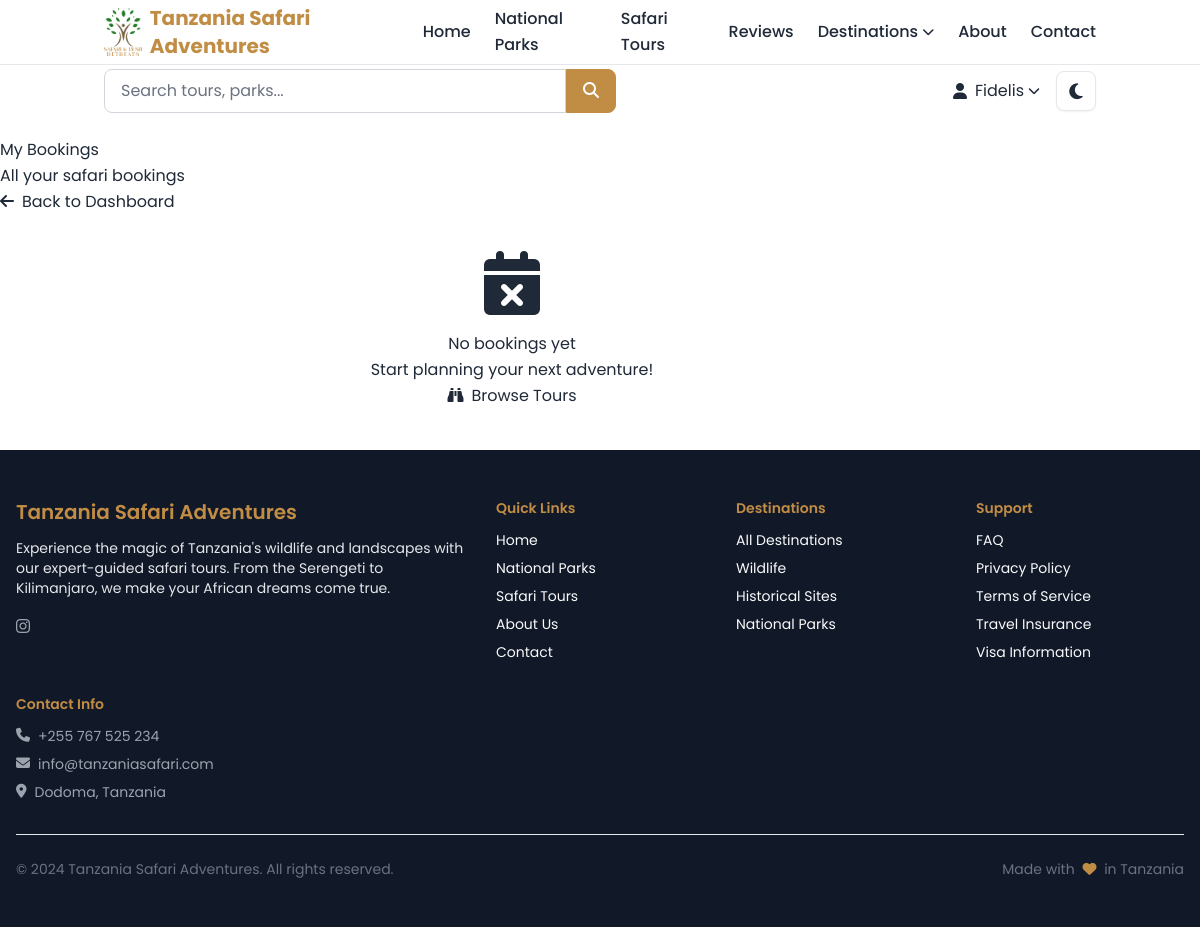
/accounts/bookings/ (signed in), run on an earlier commit of the app's database.
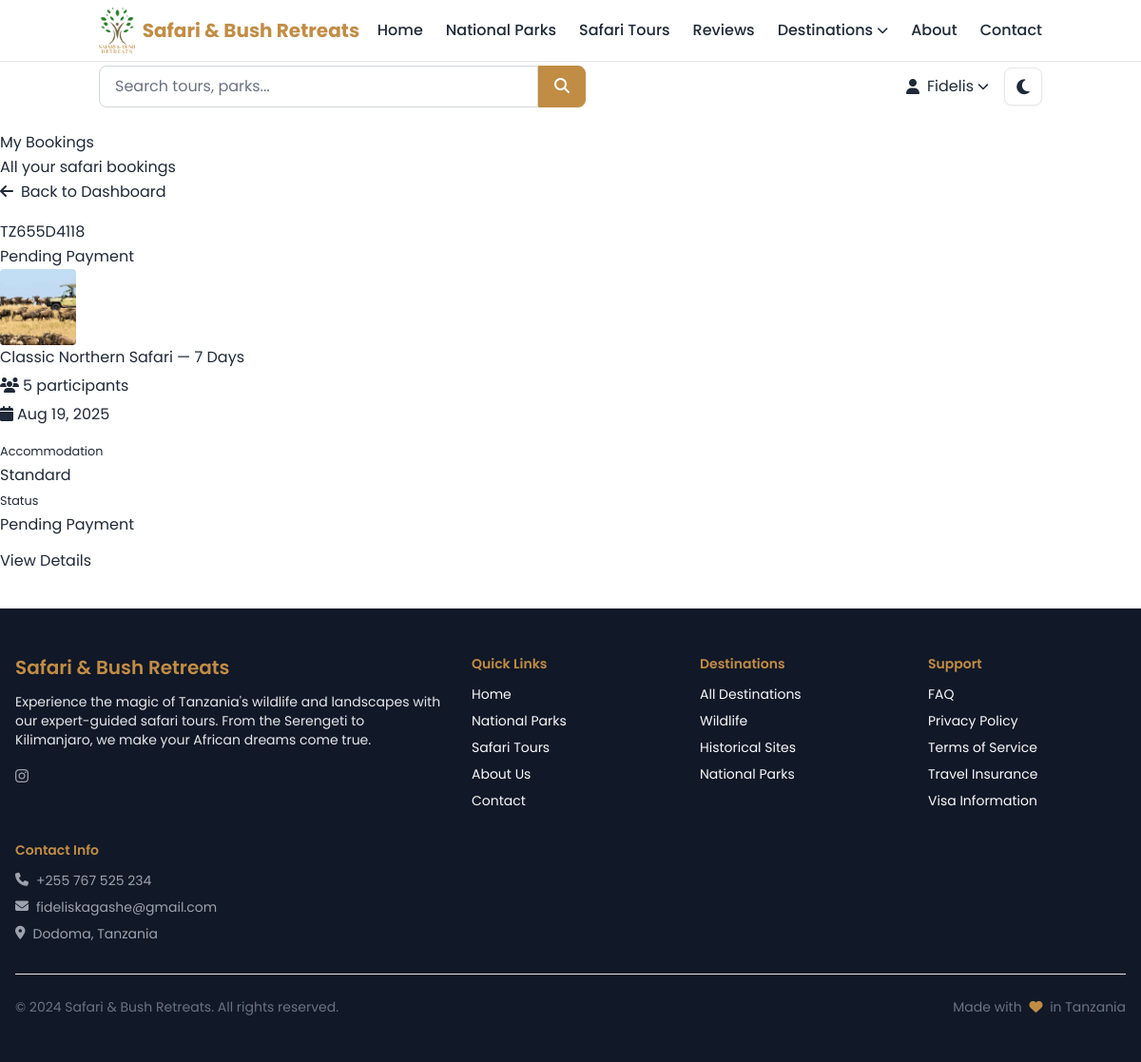
And on a later commit of the database.
### core/models.py (models this page shows, shortened)
class SiteSettings(models.Model):
    site_name = models.CharField(max_length=100, default="Tanzania Safari Adventures")
    site_description = models.TextField(default="Discover Tanzania's wildlife and national parks")
    contact_email = models.EmailField(default="info@tanzaniasafari.com")
    contact_phone = models.CharField(max_length=20, default="+255 123 456 789")
    address = models.TextField(default="Arusha, Tanzania")
    facebook_url = models.URLField(blank=True)
    twitter_url = models.URLField(blank=True)
    instagram_url = models.URLField(blank=True)
    youtube_url = models.URLField(blank=True)
    meta_keywords = models.TextField(blank=True)
    google_analytics_id = models.CharField(max_length=50, blank=True)
    created_at = models.DateTimeField(auto_now_add=True)
    updated_at = models.DateTimeField(auto_now=True)
    class Meta:
        db_table = 'core_sitesettings'
        verbose_name = 'Site Settings'
        verbose_name_plural = 'Site Settings'

### bookings/models.py (models this page shows, shortened)
class Booking(models.Model):
    BOOKING_STATUS = [
        ('pending', 'Pending Payment'),
        ('confirmed', 'Confirmed'),
        ('cancelled', 'Cancelled'),
        ('completed', 'Completed'),
        ('refunded', 'Refunded'),
    ]
    booking_reference = models.CharField(max_length=20, unique=True)
    user = models.ForeignKey(User, on_delete=models.CASCADE, related_name='bookings')
    tour_package = models.ForeignKey(TourPackage, on_delete=models.CASCADE, related_name='bookings')
    tour_availability = models.ForeignKey(TourAvailability, on_delete=models.CASCADE, related_name='bookings')
    number_of_participants = models.IntegerField(validators=[MinValueValidator(1)])
    accommodation_type = models.CharField(
        max_length=20,
        choices=[
            ('budget', 'Budget'),
            ('standard', 'Standard'),
            ('luxury', 'Luxury')
        ],
        default='standard'
    )
    booking_status = models.CharField(max_length=15, choices=BOOKING_STATUS, default='pending')
    special_requirements = models.TextField(blank=True)
    dietary_requirements = models.TextField(blank=True)
    contact_name = models.CharField(max_length=100, blank=True)
    contact_email = models.EmailField(blank=True)
    contact_phone = models.CharField(max_length=20, blank=True, null=True)
    created_at = models.DateTimeField(auto_now_add=True)
    updated_at = models.DateTimeField(auto_now=True)
    confirmed_at = models.DateTimeField(blank=True, null=True)
    class Meta:
        db_table = 'bookings_booking'
        verbose_name = 'Booking'
        verbose_name_plural = 'Bookings'
        ordering = ['-created_at']

### tours/models.py (models this page shows, shortened)
class TourPackage(models.Model):
    DIFFICULTY_LEVELS = [
        ('easy', 'Easy'),
        ('moderate', 'Moderate'),
        ('challenging', 'Challenging'),
        ('extreme', 'Extreme'),
    ]
    TOUR_CATEGORIES = [
        ('safari', 'Wildlife Safari'),
        ('trekking', 'Mountain Trekking'),
        ('cultural', 'Cultural Experience'),
        ('beach', 'Beach & Marine'),
        ('adventure', 'Adventure'),
        ('photography', 'Photography Tour'),
        ('birding', 'Bird Watching'),
        ('honeymoon', 'Honeymoon Package'),
        ('family', 'Family Safari'),
        ('luxury', 'Luxury Experience'),
    ]
    ACCOMMODATION_TYPES = [
        ('camping', 'Camping'),
        ('lodge', 'Safari Lodge'),
        ('hotel', 'Hotel'),
        ('tented_camp', 'Tented Camp'),
        ('luxury_camp', 'Luxury Camp'),
        ('mobile_camp', 'Mobile Camp'),
    ]
    title = models.CharField(max_length=200)
    slug = models.SlugField(max_length=220, unique=True)
    subtitle = models.CharField(max_length=300, blank=True)
    category = models.CharField(max_length=20, choices=TOUR_CATEGORIES)
    duration_days = models.IntegerField(validators=[MinValueValidator(1)])
    duration_nights = models.IntegerField(validators=[MinValueValidator(0)])
    difficulty_level = models.CharField(max_length=15, choices=DIFFICULTY_LEVELS)
    min_participants = models.IntegerField(default=1, validators=[MinValueValidator(1)])
    max_participants = models.IntegerField(
        blank=True, null=True, validators=[MinValueValidator(1)],
        help_text="Leave blank for unlimited participants"
    )
    min_age = models.IntegerField(default=0, validators=[MinValueValidator(0)])
    max_age = models.IntegerField(blank=True, null=True, validators=[MinValueValidator(0)])
    description = models.TextField()
    short_description = models.TextField(max_length=500)
    highlights = models.JSONField(default=list, help_text="List of tour highlights")
    detailed_itinerary = models.TextField()
    inclusions = models.JSONField(default=list, help_text="What's included in the tour")
    exclusions = models.JSONField(default=list, help_text="What's not included")
    parks_visited = models.ManyToManyField(NationalPark, related_name='tour_packages')
    accommodation_type = models.CharField(max_length=20, choices=ACCOMMODATION_TYPES)
    accommodation_details = models.TextField(blank=True)
    transportation_details = models.TextField(blank=True)
    available_year_round = models.BooleanField(default=True)
    best_months = models.JSONField(default=list, help_text="Best months to take this tour")
    fitness_requirements = models.TextField(blank=True)
    equipment_needed = models.TextField(blank=True)
    vaccination_requirements = models.TextField(blank=True)
    visa_requirements = models.TextField(blank=True)
    main_image = models.ImageField(upload_to='tours/main/', blank=True, null=True)
    meta_title = models.CharField(max_length=60, blank=True)
    meta_description = models.CharField(max_length=160, blank=True)
    is_active = models.BooleanField(default=True)
    is_featured = models.BooleanField(default=False)
    is_popular = models.BooleanField(default=False)
    total_bookings = models.IntegerField(default=0)
    average_rating = models.DecimalField(max_digits=3, decimal_places=2, default=0.00)
    total_reviews = models.IntegerField(default=0)
    created_at = models.DateTimeField(auto_now_add=True)
    updated_at = models.DateTimeField(auto_now=True)
    class Meta:
        db_table = 'tours_tourpackage'
        verbose_name = 'Tour Package'
        verbose_name_plural = 'Tour Packages'
        ordering = ['-is_featured', '-is_popular', '-created_at']

### accounts/views.py (the view)
# urls.py: path('bookings/', views.user_bookings, name='user_bookings'),
@login_required
def user_bookings(request):
    bookings = Booking.objects.filter(user=request.user).order_by('-created_at')
    return render(request, 'accounts/user_bookings.html', {'bookings': bookings})

### accounts/models.py (called while the page is built)
    def get_display_name(self):
        return self.first_name or self.username

### core/context_processors.py (called while the page is built)
def global_context(request):
    try:
        site_settings = SiteSettings.objects.first()
    except:
        site_settings = None
    return {
        'site_settings': site_settings,
        'SITE_NAME': getattr(settings, 'SITE_NAME', 'Tanzania Safari Adventures'),
        'SUPPORTED_CURRENCIES': getattr(settings, 'SUPPORTED_CURRENCIES', ['USD', 'EUR', 'TZS']),
        'DEFAULT_CURRENCY': getattr(settings, 'DEFAULT_CURRENCY', 'USD'),
    }

### templates/accounts/user_bookings.html (shortened to what the changed rows need)
{% extends 'base/base.html' %}
{% load i18n %}
{% block content %}
<div class="container py-5">
    <div class="row">
        <div class="col-12">
            <div class="d-flex justify-content-between align-items-center mb-4">
                <div>
                    <h1>{% trans "My Bookings" %}</h1>
                </div>
            </div>
        </div>
    </div>
    {% if bookings %}
        <div class="row">
            {% for booking in bookings %}
                <div class="col-lg-6 mb-4">
                    <div class="card h-100">
                        <div class="card-header d-flex justify-content-between align-items-center">
                            <h6 class="mb-0">{{ booking.booking_reference }}</h6>
                            <span class="badge
                                {% if booking.booking_status == 'confirmed' %}bg-success
                                {% elif booking.booking_status == 'pending' %}bg-warning
                                {% elif booking.booking_status == 'cancelled' %}bg-danger
                                {% else %}bg-secondary{% endif %}">
                                {{ booking.get_booking_status_display }}
                            </span>
                        </div>
                        <div class="card-body">
                            <div class="d-flex mb-3">
                                <img src="{% if booking.tour_package.main_image %}{{ booking.tour_package.main_image.url }}{% else %}https://images.pexels.com/photos/1170986/pexels-photo-1170986.jpeg{% endif %}"
                                     class="rounded me-3" style="width: 80px; height: 80px; object-fit: cover;" alt="{{ booking.tour_package.title }}">
                                <div class="flex-grow-1">
                                    <h6 class="mb-1">{{ booking.tour_package.title }}</h6>
                                    <p class="text-muted mb-1">
                                        <i class="fas fa-users me-1"></i>{{ booking.number_of_participants }} {% trans "participants" %}
                                    </p>
                                    <p class="text-muted mb-0">
                                        <i class="fas fa-calendar me-1"></i>{{ booking.created_at|date:"M d, Y" }}
                                    </p>
                                </div>
                            </div>
                            <div class="row mb-3">
                                <div class="col-6">
                                    <small class="text-muted">{% trans "Accommodation" %}</small>
                                    <div class="fw-bold">{{ booking.get_accommodation_type_display }}</div>
                                </div>
                                <div class="col-6">
                                    <small class="text-muted">{% trans "Status" %}</small>
                                    <div>
                                        <span class="badge
                                            {% if booking.booking_status == 'confirmed' %}bg-success
                                            {% elif booking.booking_status == 'pending' %}bg-warning
                                            {% elif booking.booking_status == 'cancelled' %}bg-danger
                                            {% else %}bg-secondary{% endif %}">
                                            {{ booking.get_booking_status_display }}
                                        </span>
                                    </div>
                                </div>
                            </div>
                            <div class="d-grid">
                                <a href="{% url 'bookings:booking_detail' booking.booking_reference %}" class="btn btn-primary btn-sm">
                                    {% trans "View Details" %}
                                </a>
                            </div>
                        </div>
                    </div>
                </div>
            {% endfor %}
        </div>
    {% else %}
        <div class="text-center py-5">
            <i class="fas fa-calendar-times fa-4x text-muted mb-4"></i>
            <h3>{% trans "No bookings yet" %}</h3>
            <p class="text-muted">{% trans "Start planning your next adventure!" %}</p>
            <a href="{% url 'tours:tour_list' %}" class="btn btn-primary btn-lg">
                <i class="fas fa-binoculars me-2"></i>{% trans "Browse Tours" %}
            </a>
        </div>
    {% endif %}
</div>
{% endblock %}

### templates/base/base.html (shortened to what the changed rows need)
<!DOCTYPE html>
<html lang="en">
<head>
    {% load static %}
    <script src="https://cdn.tailwindcss.com"></script>
    <link href="https://cdnjs.cloudflare.com/ajax/libs/font-awesome/6.4.0/css/all.min.css" rel="stylesheet">
    <link href="{% static 'css/system.css'%}" rel="stylesheet">
</head>
<body class="font-poppins leading-relaxed text-gray-800 bg-white dark:text-gray-200 dark:bg-gray-900 transition-all duration-300">
    <header class="header sticky top-0 z-50 transition-all duration-300">
        <nav class="bg-white dark:bg-gray-800 border-b border-gray-200 dark:border-gray-700 primary-row">
            <div class="container mx-auto px-4">
                <div class="flex items-center justify-between h-16">
                    <a class="flex items-center text-xl font-bold text-primary dark:text-primary-dark hover:text-secondary dark:hover:text-secondary-dark transition-colors duration-300"
                        href="{% url 'core:home' %}">
                        <img src="{% static 'images/logo.png' %}"
                            alt="{{ site_settings.site_name|default:'Logo' }}"
                            class="h-12 w-auto mr-2 block dark:hidden object-contain" />
                        <span>{{ site_settings.site_name|default:"Safari & Bush Retreats" }}</span>
                    </a>
                </div>
            </div>
        </nav>
    </header>
    <main>
        {% block content %}{% endblock %}
    </main>
    <footer class="bg-gray-900 text-gray-50 border-t border-white">
        <div class="container mx-auto max-w-7xl px-4 py-12">
            <div class="grid grid-cols-1 md:grid-cols-5 gap-8">
            <div class="md:col-span-2">
                <h5 class="text-xl font-semibold text-[#C18D45] mb-3">{{ site_settings.site_name|default:"Safari & Bush Retreats" }}</h5>
                <p class="mb-4 text-sm text-gray-200">
                Experience the magic of Tanzania's wildlife and landscapes with our expert-guided safari tours. From the Serengeti to Kilimanjaro, we make your African dreams come true.
                </p>
                <div class="flex items-center space-x-4">
                {% if site_settings.instagram_url %}
                    <a href="{{ site_settings.instagram_url }}" class="text-gray-400 hover:text-[#C18D45] transition">
                    </a>
                {% endif %}
                </div>
            </div>
            <div>
                <ul class="space-y-2 text-sm text-gray-400">
                    <li class="flex items-start">
                        <i class="fas fa-phone mr-2 mt-0.5" aria-hidden="true"></i>
                        <span>{{ site_settings.contact_phone|default:"+255 123 456 789" }}</span>
                    </li>
                    <li class="flex items-start">
                        <i class="fas fa-envelope mr-2 mt-0.5" aria-hidden="true"></i>
                        <span>{{ site_settings.contact_email|default:"info@tanzaniasafari.com" }}</span>
                    </li>
                    <li class="flex items-start">
                        <i class="fas fa-map-marker-alt mr-2 mt-0.5" aria-hidden="true"></i>
                        <span>{{ site_settings.address|default:"Arusha, Tanzania" }}</span>
                    </li>
                </ul>
            </div>
            </div>
            <div class="border-t border-gray-200 mt-8 pt-6">
            <div class="flex flex-col md:flex-row items-center justify-between gap-3 text-sm text-gray-500">
                <p class="mb-0">&copy; 2024 {{ site_settings.site_name|default:"Safari & Bush Retreats" }}. All rights reserved.</p>
                <p class="mb-0">Made with <i class="fas fa-heart text-[#C18D45] mx-1" aria-hidden="true"></i> in Tanzania</p>
            </div>
            </div>
        </div>
    </footer>
</body>
</html>

What changed in the data, as far as the page shows it:
changed SiteSettings "Dodoma, Tanzania": site_name "Tanzania Safari Adventures" → "Safari & Bush Retreats"; contact_email "info@tanzaniasafari.com" → "fideliskagashe@gmail.com"
added Booking: booking_reference "TZ655D4118", booking_status "Pending Payment", tour_package.main_image (picture), tour_package "Classic Northern Safari — 7 Days", number_of_participants "5", created_at "Aug 19, 2025", accommodation_type "Standard"
Also different on the page:
text no longer shown: "No bookings yet Start planning your next adventure! Browse Tours"
